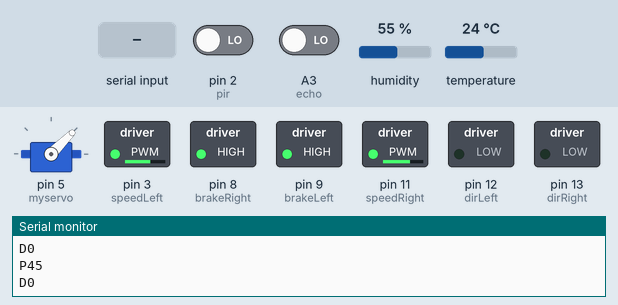
The sketch below on a simulated Arduino Uno, built with avr-gcc and run on an emulated ATmega328P. Parts: servo, switched loads named in the sketch (green lamp = pin HIGH), the last lines printed to the serial monitor. The test bench sets the inputs (shaded band); at power-on: pin 2 (pir) LOW, A3 (echo) LOW, humidity 55 %, temperature 24 °C. Pins used as bus, display or sensor lines are not drawn.

Above: at 2.4 s.
2.5 s: "3\n" received over Serial
At 9.2 s:
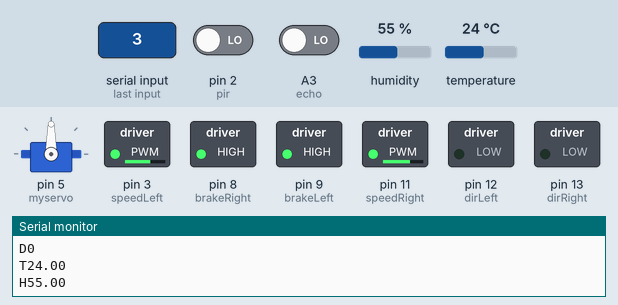
11.5 s: byte 77 ('M') received over Serial
At 16.0 s:
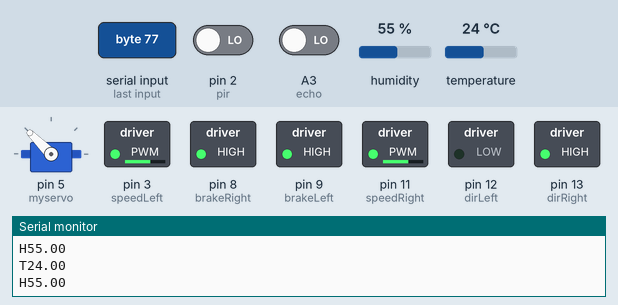
16.3 s: byte 65 ('A') received over Serial
At 17.2 s:
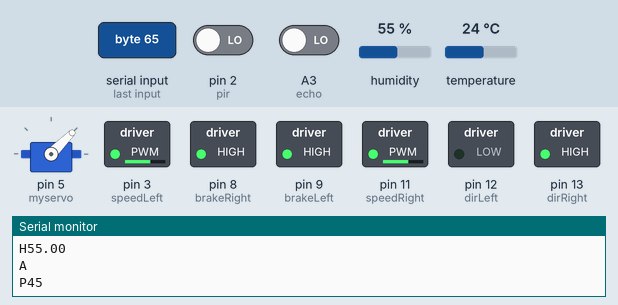
19.8 s: byte 49 ('1') received over Serial
At 22.8 s:
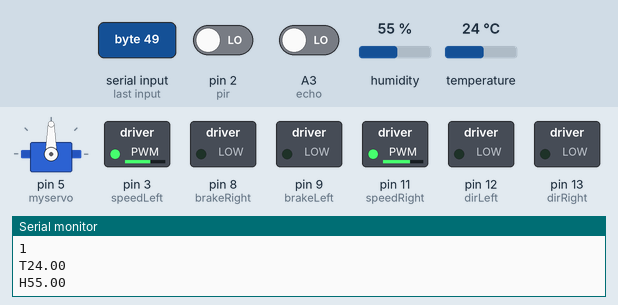
28.6 s: byte 50 ('2') received over Serial
At 29.4 s:
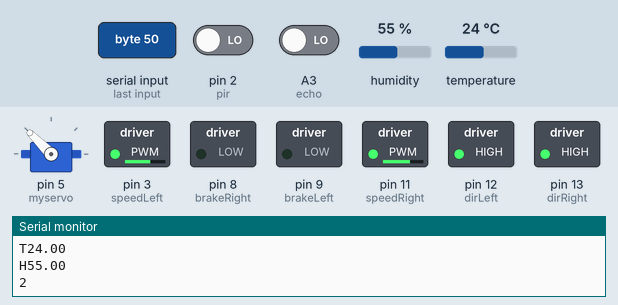
30.1 s: byte 48 ('0') received over Serial
At 30.5 s:
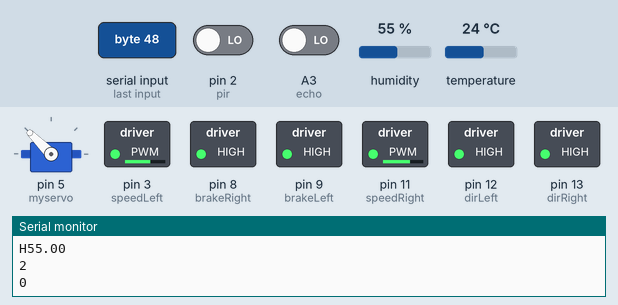
Timing chart, 0 to 32.6 s (numbered marks = the images above; inputs shaded):
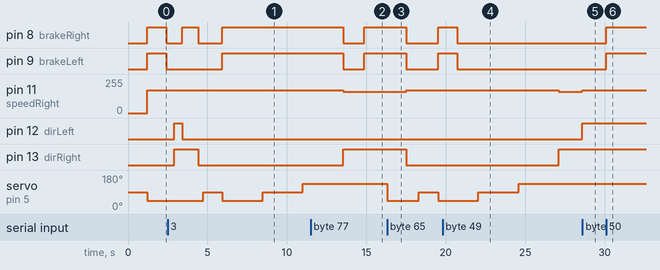

Measured:
- after the input at 2.5 s, pin 8 (brakeRight): LOW → HIGH after 0.92 s instead of 1.9 s; pin 9 (brakeLeft): LOW → HIGH after 3.4 s instead of 1.9 s; pin 12 (dirLeft): LOW → HIGH after 0.42 s, → LOW 0.50 s later; pin 13 (dirRight): LOW → HIGH after 0.42 s, → LOW 1.5 s later
- after the input at 11.5 s, servo on pin 5 (myservo): stays 135° (without the input it goes to 45° after 3.4 s)
- after the input at 16.3 s, pin 8 (brakeRight), pin 9 (brakeLeft): HIGH → LOW after 1.2 s, → HIGH 2.0 s later; pin 11 (speedRight): 160/255 → 170/255 after 1.2 s; pin 13 (dirRight): HIGH → LOW after 1.2 s; servo on pin 5 (myservo): 135° → 45° at once, → 90° 2.0 s later, → 45° 1.2 s later
- after the input at 19.8 s, pin 8 (brakeRight), pin 9 (brakeLeft): HIGH → LOW after 0.93 s instead of 7.3 s
- after the input at 28.6 s, pin 11 (speedRight): 160/255 → 170/255 at once; pin 12 (dirLeft): LOW → HIGH at once
- after the input at 30.1 s, pin 8 (brakeRight), pin 9 (brakeLeft): LOW → HIGH at once

The sketch:

Arduino_Final.ino
```cpp
// ------------------------------------------------------------------------------------------------------------------------------------
// ------------------------------------------------------------------------------------------- ARDUINO FINAL --------------------------
// ------------------------------------------------------------------------------------------------------------------------------------

/* --- SOMMAIRE ---
 *  INITIALISATION  // ligne 33
 *  COMMUNICATION   // ligne 76
   *  canal()
   *
 *  CAPTEURS        // ligne 94
   *  DHT11()
   *  HCSR04()
   *  HCSR501()
   *  situation()
   *  servocapteurs()
   *  servoarret()
   *  capteurs()
   *
 *  MOTEURS         // ligne 291
   *  frein()
   *  avant()
   *  arriere()
   *  rotation180()
   *  droite()
   *  gauche()
   *
 *  AUTOMATISATION  // ligne 357
   *  start()
   *  automatic()
 */

// ------------------------------------------------------------------------------------------ INITIALISATION --------------------------
// ------------------------------------------------------------------------------------------------------------------------------------

// Bibliotheques
#include <Servo.h> // Bibliotheque Servo
#include <dht.h>   // Bibliotheque DHT11

// Initialisations variables en utilisant les bibliotheques
Servo myservo;
dht DHT;

// Initialisation des pins
int trig = A2;        // A2 - HC-SR04 - Cable orange
int echo = A3;        // A3 - HC-SR04 - Cable jaune
int pir = 2;          // 2 - HC-SR501 - Cable marron/orange
int speedLeft = 3;    // 3 - Moteur A (Left) - Integree a la carte
int dht = 4;          // 4 - DHT11 - Cable orange
int servo = 5;        // 5 - Servo - Cable orange
int brakeRight = 8;   // 8 - Moteur B (Right) - Integree a la carte
int brakeLeft = 9;    // 9 - Moteur A (Left) - Integree a la carte
int speedRight = 11;  // 11 - Moteur B (Right) - Integree a la carte
int dirLeft = 12;     // 12 - Moteur A (Left) - Integree a la carte
int dirRight = 13;    // 13 - Moteur B (Right) - Integree a la carte

// Initialisation des variables
float humidity;           // DHT11
float temperature;        // DHT11
long distance;            // HC-SR04
int calibragetime = 30;   // HC-SR501
int statut = 0;           // HC-SR501
int val = LOW;            // HC-SR501
int speedPWM = 160;       // PWM Moteurs
int speedPWMb = 170;      // PWM Moteurs B
int pos = 90;             // Servo
int somme = 0;            // Somme evenements servo
int A = 0;                // Servo 45°
int B = 0;                // Servo 90°
int C = 0;                // Servo 135°
int commandstate = 0;     // État de la commande (Automatique = 0, Manuelle = 1, Intermediaire = -1)

// ------------------------------------------------------------------
// ------------------------------------------------------------------

// -------------------------------------------------------------------------------------------- COMMUNICATION -------------------------
// ------------------------------------------------------------------------------------------------------------------------------------
// On crée ici une fonction qui va lire sur la voie serie pour une commande a distance.

void canal() {
  while (Serial.available()) {
    char inChar = Serial.read(); // On transforme ce qu'on lit sur la voie serie en charactere.
    Serial.println(inChar); // On l'affiche sur le moniteur serie.

    switch(inChar) {
      case '0':
        frein();
      break;
      case '1':
        avant();
      break;
      case '2':
        arriere();
      break;
      case '3':
        droite();
      break;
      case '4':
        gauche();
      break;
      case 'A':
        automatic();
      break;
      case 'M':
        commandstate = -1;
      break;
    }
  }
}

// ------------------------------------------------------------------
// ------------------------------------------------------------------

// ---------------------------------------------------------------------------------------------- CAPTEURS ----------------------------
// ------------------------------------------------------------------------------------------------------------------------------------
// DHT11()
// HCSR04()
// HCSR501()

// Fonction capteur DHT11
void DHT11() {
  int check = DHT.read11(dht);
  temperature = DHT.temperature;
  humidity = DHT.humidity;

  if (commandstate == 0) {
    if (temperature >= 45) {
      frein();
      arriere();

      for (pos = 135; pos = 45; pos -= 45) {
      myservo.write(pos);
      HCSR501();
      }

      rotation180();
      avant();
    }
  }

  Serial.print("T");
  Serial.println(temperature);
  Serial.print("H");
  Serial.println(humidity);

  delay(500);
  canal();
}

// Fonction capteur HC-SR04
void HCSR04() {
  digitalWrite(trig, HIGH);
  delay(10);
  digitalWrite(trig, LOW);
  /* On multiplie le temps par 0.17 car le son se propage à 340m/s = 340000mm/s = 0.34mm/us.
  Sachant qu'il s'agit d'un aller retour on a donc 0.17mm/us */
  distance = pulseIn(echo, HIGH)*(0.17); // Résultat en millimètres

  if (distance <= 4000) {
    Serial.print("D");
    Serial.println(distance);
  }

  delay(200);
  canal();
}

// Fonction capteur HC-SR501
void HCSR501() {
  statut = digitalRead(pir);

  if (statut == HIGH) {
    if (val == LOW) {
      Serial.println("A1");
      val = HIGH;
    }
  } else {
    if (val == HIGH) {
      Serial.println("A0");
      val = LOW;
    }
  }

  delay(500);
  canal();
}

// ------------------------------------------------------------------
// situation()
// servocapteurs()
// servoarret()
// capteurs

// Fonction sur les situations possibles selon la position et la distance.
void situation() {
  if (distance <= 500 && pos == 90) {
    frein();
    servoarret();
  } else {
    avant();
  }
}

// Fonction qui fait fonctionner les capteurs pendant le mouvement du vehicule.
void servocapteurs() {
  for (pos = 45; pos <= 135; pos += 45) {
    myservo.write(pos);
    Serial.print("P");
    Serial.println(pos);
    HCSR04();
    situation();
    HCSR501();
    canal();
    Serial.println("");
    delay(300);
  }
  DHT11();
}

// Fonction qui fait decider au vehicule dans quelle direction prendre.
void servoarret() {
  pos = 45;
  capteurs();

  if (distance <= 500) {
    A = 0;
  } else {
    A = 3;
  }

  pos = 90;
  capteurs();

  if (distance <= 500) {
    B = 0;
  } else {
    B = 5;
  }

  pos = 135;
  capteurs();

  if (distance <= 500) {
    C = 0;
  } else {
    C = 7;
  }

  somme = A+B+C;

  if (somme == 0) {
    rotation180();
  } else if ((somme == 7) || (somme == 10)) {
    droite();
  } else if (somme == 3) {
    gauche();
  } else {
    avant();
  }
}

void capteurs() {
  myservo.write(pos);
  HCSR04();
  DHT11();
  HCSR501();
  canal();
  Serial.println("");
  delay(300);
}

// ------------------------------------------------------------------
// ------------------------------------------------------------------

// ---------------------------------------------------------------------------------------------- MOTEURS -----------------------------
// ------------------------------------------------------------------------------------------------------------------------------------
// frein()
// avant()
// arriere()
// rotation180()
// droite()
// gauche()

void frein() {
  digitalWrite(brakeLeft, HIGH); // Frein gauche activee
  digitalWrite(brakeRight, HIGH); // Frein droit activee
}

void avant() {
  digitalWrite(dirLeft, LOW);
  digitalWrite(dirRight, LOW);
  digitalWrite(brakeLeft, LOW);
  digitalWrite(brakeRight, LOW);
  analogWrite(speedLeft, speedPWM);
  analogWrite(speedRight, speedPWMb);
}

void arriere() {
  digitalWrite(dirLeft, HIGH);
  digitalWrite(dirRight, HIGH);
  digitalWrite(brakeLeft, LOW);
  digitalWrite(brakeRight, LOW);
  analogWrite(speedLeft, speedPWM);
  analogWrite(speedRight, speedPWMb);
}

void rotation180() {
  digitalWrite(dirLeft, LOW);
  digitalWrite(dirRight, HIGH);
  digitalWrite(brakeLeft, LOW);
  digitalWrite(brakeRight, LOW);
  analogWrite(speedLeft, speedPWM);
  analogWrite(speedRight, speedPWM);
}

void droite() {
  arriere();
  delay(500);
  digitalWrite(brakeRight, HIGH); // Frein moteur droit enclenché
  digitalWrite(dirLeft, LOW);
  digitalWrite(brakeLeft, LOW);
  analogWrite(speedLeft, speedPWM);
  delay(1000);
  avant();
}

void gauche() {
  arriere();
  delay(500);
  digitalWrite(brakeLeft, HIGH); // Frein moteur gauche enclenché
  digitalWrite(dirRight, LOW);
  digitalWrite(brakeRight, LOW);
  analogWrite(speedRight, speedPWM);
  delay(1000);
  avant();
}

// ------------------------------------------------------------------
// ------------------------------------------------------------------

// ------------------------------------------------------------------------------------------- AUTOMATISATION -------------------------
// ------------------------------------------------------------------------------------------------------------------------------------
// start()
// automatic()

// Fonction automatique

void start() {
  myservo.write(90);
  HCSR04();

  if (distance <= 500) {
    avant();
  }
}

void automatic() {
  frein();
  servocapteurs();
}

// ------------------------------------------------------------------
// ------------------------------------------------------------------

void setup() {
  // MotorShield Setup
  pinMode(dirLeft, OUTPUT);
  pinMode(brakeLeft, OUTPUT);
  pinMode(dirRight, OUTPUT);
  pinMode(brakeRight, OUTPUT);

  // HC-SR04 Setup
  pinMode(trig, OUTPUT);
  digitalWrite(trig, LOW);
  pinMode(echo, INPUT);

  // HC-SR501 Setup
  pinMode(pir, INPUT);

  // Servo Setup
  myservo.attach(5);

  Serial.begin(57600); // Meme Baud rate que le module Bluetooth HC-05

  start();
}

void loop() {
  if (commandstate == 0) {
    automatic();
  } else if (commandstate == 1) {
    canal();
  } else {
    frein();
    delay(500);
    commandstate = 1;
  }
}
```
